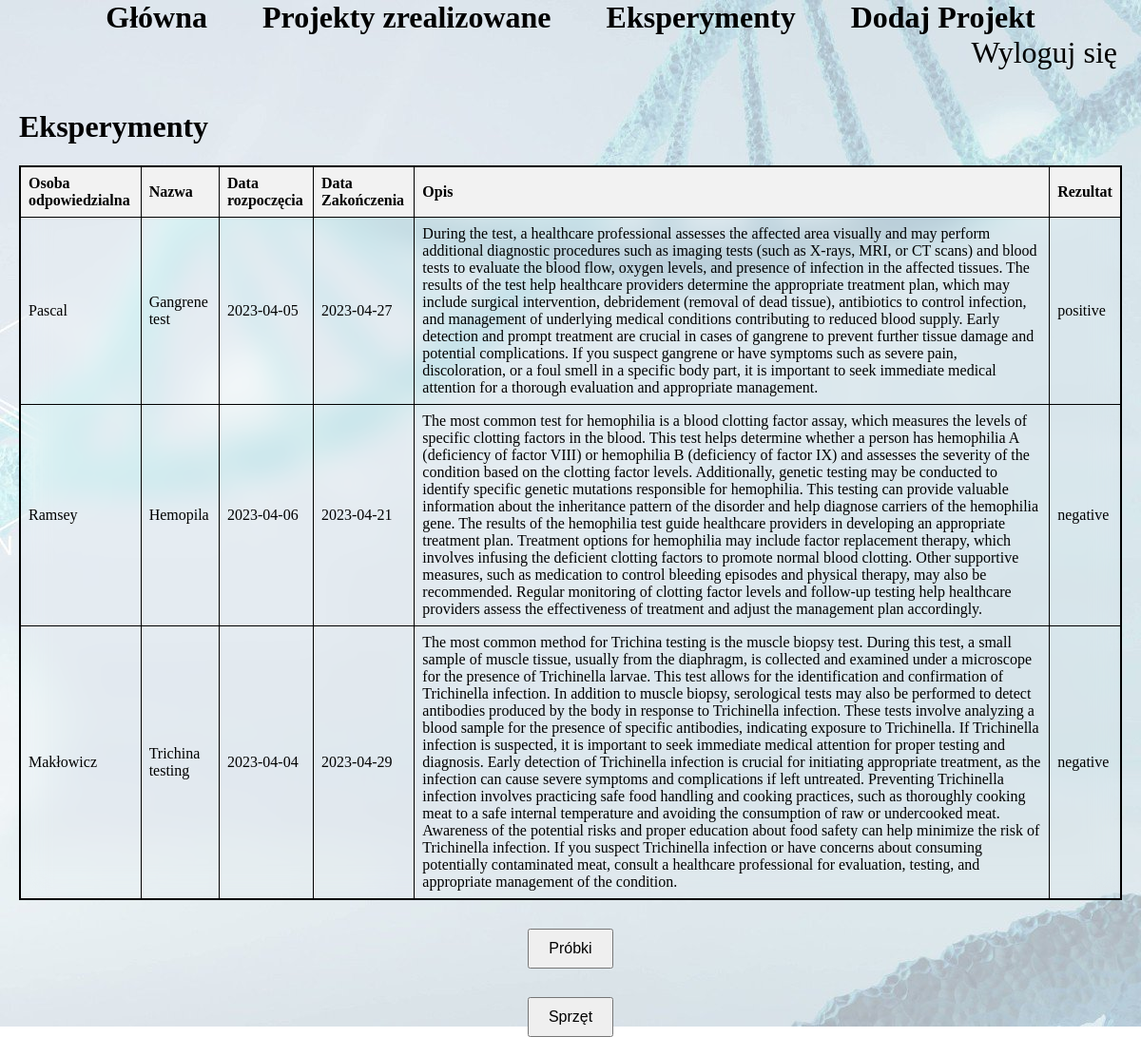
The app's page /Projekt/Eksperymenty.php with its own data.
### tables this page shows
CREATE TABLE `user` (
  `id_user` int(11) NOT NULL,
  `name` varchar(45) NOT NULL,
  `surname` varchar(45) NOT NULL,
  `PESEL` varchar(11) NOT NULL
);

CREATE TABLE `experiments` (
  `id_experiments` int(11) NOT NULL,
  `name` varchar(45) NOT NULL,
  `start_date` date NOT NULL,
  `finish_date` date DEFAULT NULL,
  `experiment_details` text NOT NULL,
  `result` text DEFAULT NULL,
  `id_projects` int(11) NOT NULL
);

### Projekt/Eksperymenty.php (the view, shortened to what this page needs)
<!DOCTYPE html>
<html lang="pl">
<head>
    <link rel="stylesheet" href="styl1.css">
</head>
<body>
<div id="menu">
    <a class="strona" href="strona.html">Główna</a>
    <a class="projekty" href="Projekty.php">Projekty zrealizowane</a>
    <a class="eksperymenty" href="Eksperymenty.php">Eksperymenty</a>
    <a class="dodaj" href="Dodaj projekt.html">Dodaj Projekt</a>
</div>
<div id="log">
    <a href="glowna.html">Wyloguj się</a>
</div>
<div id="glowna">
<h1>Eksperymenty</h1>
    <table>
        <tr>
            <th>Osoba odpowiedzialna</th>
            <th>Nazwa </th>
            <th>Data rozpoczęcia</th>
            <th>Data Zakończenia</th>
            <th>Opis</th>
            <th>Rezultat</th>
        </tr>
        <?php skrypt(); ?>
    </table>
<div id="prz" class="text-center">
  <button class="center-button" onclick="pokazTabele('tabelaProbki')">Próbki</button>
</div>
<div id="sprzet" class="text-center">
  <button class="center-button" onclick="pokazTabele('tabelaSprzet')">Sprzęt</button>
</div>
</body>
</html>
<?php
function skrypt(){
    $conn = mysqli_connect("localhost", "root", "", "mbdo");
    $sql = "SELECT user.surname AS Responsible,experiments.start_date AS start, experiments.finish_date AS finish, experiments.experiment_details AS details, experiments.name AS name ,experiments.result AS result FROM user
    JOIN projects ON (user.id_user=projects.id_chef)
    JOIN experiments ON (projects.id_projects=experiments.id_projects)";
    $res = mysqli_query($conn, $sql);
    while($row = mysqli_fetch_assoc($res)){
        echo "<tr>";
        echo "<td>".$row["Responsible"]."</td>";
        echo "<td>".$row["name"]."</td>";
        echo "<td>".$row["start"]."</td>";
        echo "<td>".$row["finish"]."</td>";
        echo "<td>".$row["details"]."</td>";
        echo "<td>".$row["result"]."</td>";
        echo "</tr>";
    }
}
?>

### Projekt/styl1.css (style rules this page uses)
html { height: 100%; }
body { background: url('tlo.jpg') no-repeat; margin: 0; padding: 0; display: flex; flex-direction: column; min-height: 100vh; }
#menu { color: black; text-align: center; font-size: 200%; }
#log { text-align: right; font-size: 200%; }
#glowna { padding: 20px; flex-grow: 1; }
a { color: black; text-decoration: none; margin: 25px; }
.strona, .projekty, .eksperymenty, .dodaj { width: 100%; height: 40px; border-radius: 40px; outline: none; cursor: pointer; font-size: 1em; font-weight: 600; }
#prz, #sprzet { text-align: center; font-size: 24px; margin-top: 20px; }
table { width: 100%; border-width: 2px; border-style: solid; border-color: black; backdrop-filter: blur(15px); border-collapse: collapse; margin-bottom: 20px; }
td, th { border: 1px solid black; padding: 8px; text-align: left; }
th { background-color: #f2f2f2; }
button { padding: 10px 20px; font-size: 16px; }
#prz, #sprzet { display: flex; justify-content: center; align-items: center; flex-direction: column; text-align: center; }
.center-button { margin-top: 10px; }

### records on screen
user: surname "Pascal", experiments.name "Gangrene test", experiments.start_date "2023-04-05", experiments.finish_date "2023-04-27", experiments.experiment_details "During the test, a healthcare professional assesses the affected area visually and may perform additional diagnostic procedures such as imaging tests (such as X-rays, MRI, or CT scans) and blood tests to evaluate the blood flow, oxygen levels, and presence of infection in the affected tissues. The results of the test help healthcare providers determine the appropriate treatment plan, which may include surgical intervention, debridement (removal of dead tissue), antibiotics to control infection, and management of underlying medical conditions contributing to reduced blood supply. Early detection and prompt treatment are crucial in cases of gangrene to prevent further tissue damage and…", experiments.result "positive"
user: surname "Ramsey", experiments.name "Hemopila", experiments.start_date "2023-04-06", experiments.finish_date "2023-04-21", experiments.experiment_details "The most common test for hemophilia is a blood clotting factor assay, which measures the levels of specific clotting factors in the blood. This test helps determine whether a person has hemophilia A (deficiency of factor VIII) or hemophilia B (deficiency of factor IX) and assesses the severity of the condition based on the clotting factor levels. Additionally, genetic testing may be conducted to identify specific genetic mutations responsible for hemophilia. This testing can provide valuable information about the inheritance pattern of the disorder and help diagnose carriers of the hemophilia gene. The results of the hemophilia test guide healthcare providers in developing an appropriate…", experiments.result "negative"
user: surname "Makłowicz", experiments.name "Trichina testing", experiments.start_date "2023-04-04", experiments.finish_date "2023-04-29", experiments.experiment_details "The most common method for Trichina testing is the muscle biopsy test. During this test, a small sample of muscle tissue, usually from the diaphragm, is collected and examined under a microscope for the presence of Trichinella larvae. This test allows for the identification and confirmation of Trichinella infection. In addition to muscle biopsy, serological tests may also be performed to detect antibodies produced by the body in response to Trichinella infection. These tests involve analyzing a blood sample for the presence of specific antibodies, indicating exposure to Trichinella. If Trichinella infection is suspected, it is important to seek immediate medical attention for proper testing…", experiments.result "negative"
